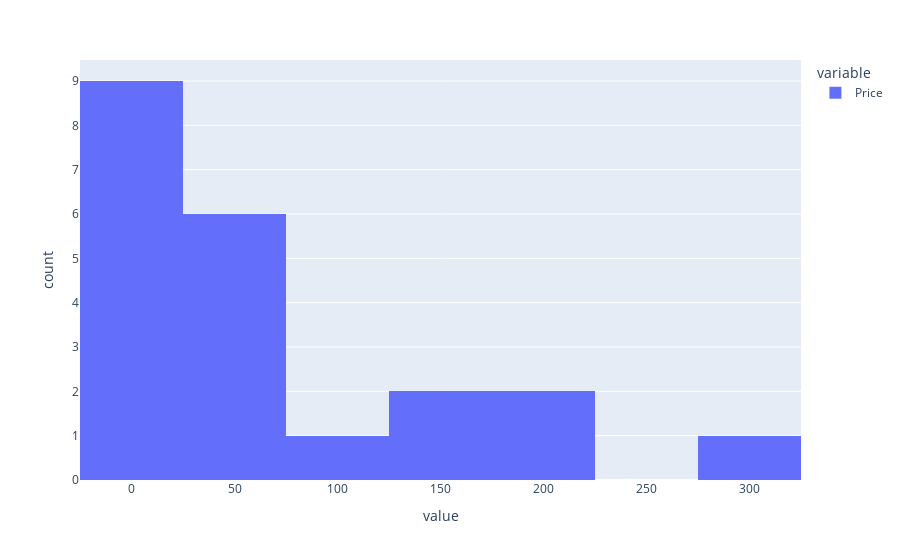

Notebook code cell kept with this figure:
### Code cell
import plotly.express as px
f = px.histogram(
    df.Price
)
f.show()

### Figure 1 — Plotly figure (JSON) as saved in the notebook; plotly's stock layout.template omitted (floating-point values rounded to 4 significant figures)
{"data": [{"alignmentgroup": "True", "bingroup": "x", "hovertemplate": "variable=Price<br>value=%{x}<br>count=%{y}<extra></extra>", "legendgroup": "Price", "marker": {"color": "#636efa", "pattern": {"shape": ""}}, "name": "Price", "offsetgroup": "Price", "orientation": "v", "showlegend": true, "type": "histogram", "x": [10.5, 15.75, 8.99, 49.99, 64.75, 74.5, 12.99, 18.25, 14.99, 29.99, 22.5, 34.99, 24.95, 32.5, 19.99, 200.0, 299.5, 150.0, 149.5, 200.0, 99.75], "xaxis": "x", "yaxis": "y"}], "layout": {"barmode": "relative", "legend": {"title": {"text": "variable"}, "tracegroupgap": 0}, "margin": {"t": 60}, "xaxis": {"anchor": "y", "domain": [0, 1], "title": {"text": "value"}}, "yaxis": {"anchor": "x", "domain": [0, 1], "title": {"text": "count"}}}}
